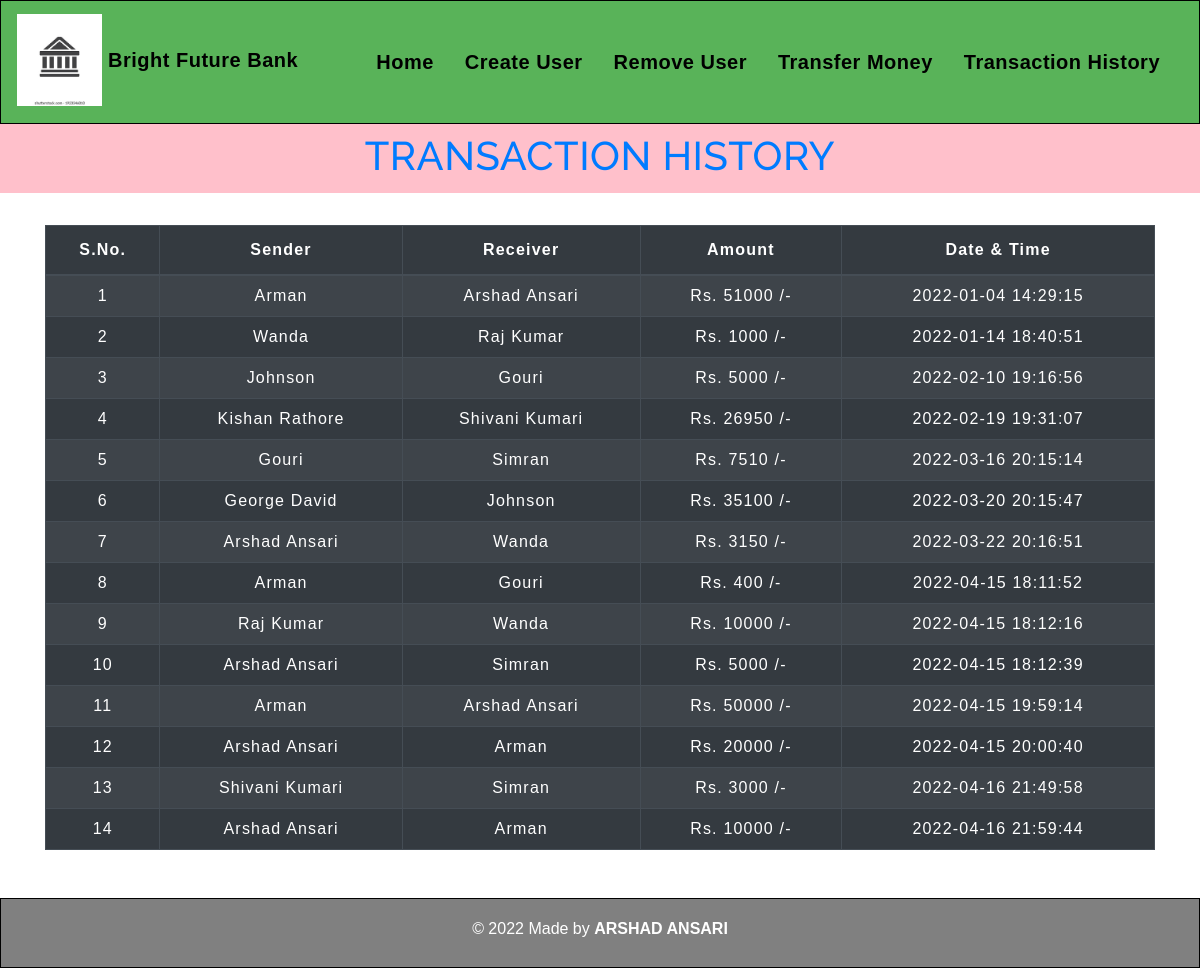
The page /transactionhistory.php on the database its author committed.
### tables this page shows
CREATE TABLE `transaction` (
  `s_no` int(11) NOT NULL,
  `sender` varchar(255) NOT NULL,
  `receiver` varchar(30) NOT NULL,
  `balance` int(10) NOT NULL,
  `date_time` datetime NOT NULL DEFAULT current_timestamp()
);

### transactionhistory.php (the view, shortened to what this page needs)
<!DOCTYPE html>
<html lang="en">
<head>
    <link rel="stylesheet" href="https://stackpath.bootstrapcdn.com/bootstrap/4.5.2/css/bootstrap.min.css">
    <link rel="stylesheet" type="text/css" href="css/table.css">
    <link rel="stylesheet" type="text/css" href="css/navbar.css">
</head>
<body style="background-color :white;">
<?php
  include 'navbar.php';
?>
<h2 class="text-center pt-4" style="color:#007bff; height: 85px; background-color:pink;margin-top:-16px;">TRANSACTION HISTORY</h2>
<br>
<div class="container">
    <div class="table-responsive-sm">
       <table class="table table-hover table-striped table-condensed table-dark table-bordered">
            <thead style="color : white;">
                <tr>
                  <th class="text-center">S.No.</th>
                  <th class="text-center">Sender</th>
                  <th class="text-center">Receiver</th>
                  <th class="text-center">Amount</th>
                <th class="text-center">Date & Time</th>
               </tr>
            </thead>
        <tbody>
        <?php
            include 'config.php';
            $sql ="SELECT * FROM transaction";
            $query =mysqli_query($conn, $sql);
            while($rows = mysqli_fetch_assoc($query))
            {
        ?>
        <tr style="color : white;">
            <td class="py-2"><?php echo $rows['s_no']; ?></td>
            <td class="py-2"><?php echo $rows['sender']; ?></td>
            <td class="py-2"><?php echo $rows['receiver']; ?></td>
            <td class="py-2">Rs. <?php echo $rows['balance']; ?> /-</td>
            <td class="py-2"><?php echo $rows['date_time']; ?> </td>
        <?php
            }
        ?>
        </tbody>
    </table>
    </div>
</div>
<footer class="text-center mt-5 py-2" style="background-color : grey; height:70px; border:1px solid black;">
            <p style="color:white;margin-top:10px;">&copy; 2022 Made by <b>ARSHAD ANSARI</b></p>
</footer>
</body>
</html>

### navbar.php (shortened to what this page needs)
<nav class="navbar navbar-expand-md navbar-dark bg-">
      <a class="navbar-brand" href="index.php" style="color:black"><img src="img/logo.png" alt="Logo" width="85" style="margin-bottom:4px;"> <b>Bright Future Bank</b></a>
      <div class="collapse navbar-collapse" id="collapsibleNavbar">
            <ul class="navbar-nav ml-auto">
              <li class="nav-item">
                <a class="nav-link" href="index.php" style="color : black;"><b>Home</b></a>
             </li>
              <li class="nav-item">
                <a class="nav-link" href="createuser.php" style="color : black;"><b>Create User</b></a>
              </li>
              <li class="nav-item">
                <a class="nav-link" href="removeuser.php" style="color : black;"><b>Remove User</b></a>
              </li>
              <li class="nav-item">
                <a class="nav-link" href="transfermoney.php" style="color : black;"><b>Transfer Money</b></a>
              </li>
              <li class="nav-item">
                <a class="nav-link" href="transactionhistory.php" style="color : black;"><b>Transaction History</b></a>
              </li>
          </div>
       </nav>

### css/table.css (style rules this page uses)
* { padding: 0; margin: 0; box-sizing: border-box; font-family: sans-serif; }
h2 { font-size: 40px; }
table { letter-spacing: 1.2px; }
td { text-align: center; }

### css/navbar.css (style rules this page uses)
.navbar { background: rgb(89, 179, 89); border:1px solid black; }
.nav-link { margin-right: 15px; color:#2F363F; letter-spacing: 0.5px; transition: 0.5s; }
.navbar-brand { color: #000000; letter-spacing: 0.5px; }
.nav-link b { font-size: 20px; }
h2 { color: #111010; letter-spacing: 0.5px; font-family: raleway; }

### rows shown on the page
transaction: s_no "1", sender "Arman", receiver "Arshad Ansari", balance "51000", date_time "2022-01-04 14:29:15"
transaction: s_no "2", sender "Wanda", receiver "Raj Kumar", balance "1000", date_time "2022-01-14 18:40:51"
transaction: s_no "3", sender "Johnson", receiver "Gouri", balance "5000", date_time "2022-02-10 19:16:56"
transaction: s_no "4", sender "Kishan Rathore", receiver "Shivani Kumari", balance "26950", date_time "2022-02-19 19:31:07"
transaction: s_no "5", sender "Gouri", receiver "Simran", balance "7510", date_time "2022-03-16 20:15:14"
transaction: s_no "6", sender "George David", receiver "Johnson", balance "35100", date_time "2022-03-20 20:15:47"
transaction: s_no "7", sender "Arshad Ansari", receiver "Wanda", balance "3150", date_time "2022-03-22 20:16:51"
transaction: s_no "8", sender "Arman", receiver "Gouri", balance "400", date_time "2022-04-15 18:11:52"
transaction: s_no "9", sender "Raj Kumar", receiver "Wanda", balance "10000", date_time "2022-04-15 18:12:16"
transaction: s_no "10", sender "Arshad Ansari", receiver "Simran", balance "5000", date_time "2022-04-15 18:12:39"
transaction: s_no "11", sender "Arman", receiver "Arshad Ansari", balance "50000", date_time "2022-04-15 19:59:14"
transaction: s_no "12", sender "Arshad Ansari", receiver "Arman", balance "20000", date_time "2022-04-15 20:00:40"
transaction: s_no "13", sender "Shivani Kumari", receiver "Simran", balance "3000", date_time "2022-04-16 21:49:58"
transaction: s_no "14", sender "Arshad Ansari", receiver "Arman", balance "10000", date_time "2022-04-16 21:59:44"
